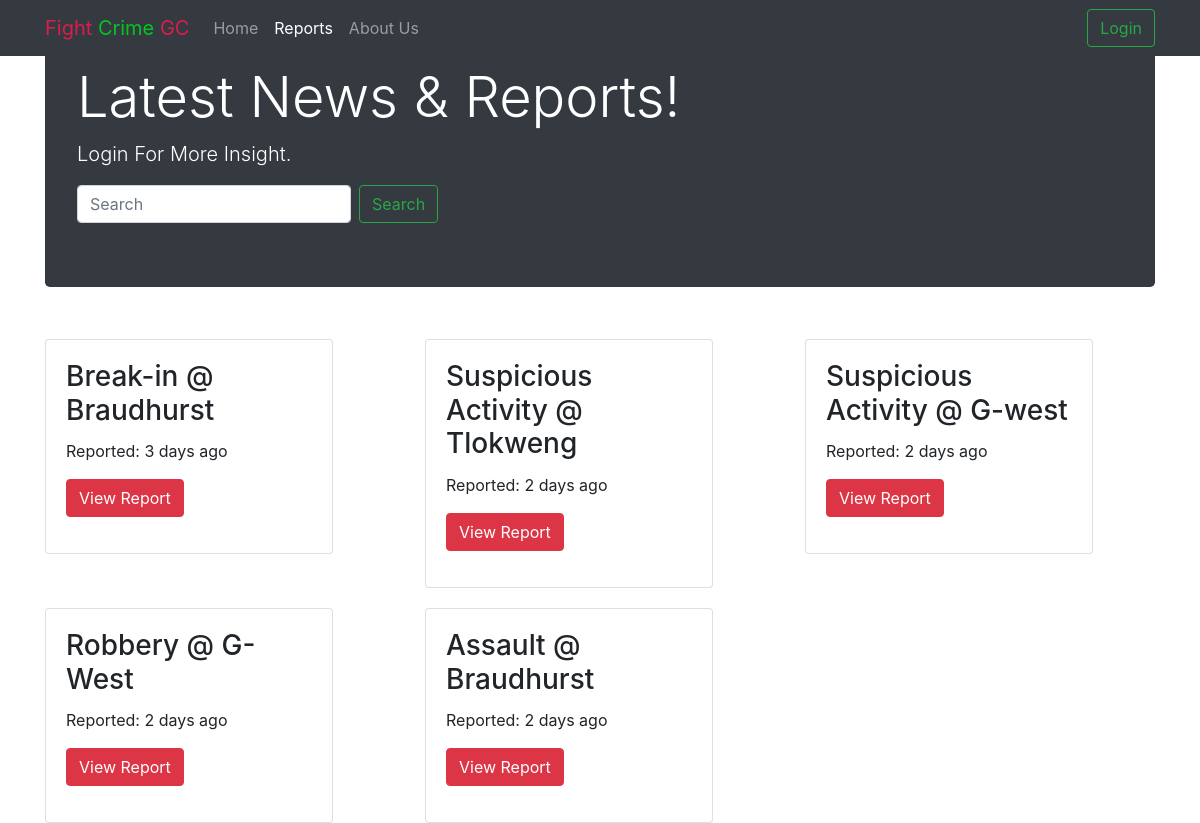
The app's page /reports.php with its own data.
### tables this page shows
CREATE TABLE `reports` (
  `id` int(255) NOT NULL,
  `title` varchar(191) NOT NULL,
  `member_id` int(191) DEFAULT NULL,
  `username` varchar(255) NOT NULL,
  `description` text NOT NULL,
  `location` varchar(255) NOT NULL,
  `address` varchar(255) NOT NULL,
  `number` int(255) NOT NULL,
  `date_reported` timestamp NOT NULL DEFAULT CURRENT_TIMESTAMP
);

### reports.php (the view, shortened to what this page needs)
<html lang="en">
<head>
        <link rel="stylesheet" href="https://stackpath.bootstrapcdn.com/bootstrap/4.3.1/css/bootstrap.min.css">
</head>
<body>
      <nav class="navbar navbar-expand-md navbar-dark fixed-top bg-dark">
        <div class="container">
        <a class="navbar-brand" href="index.php"><span style="color:rgb(219, 29, 76)">Fight</span> <span
                style="color:rgb(0, 199, 30)">Crime</span> <span style="color:rgb(219, 29, 76)">GC</span></a>
        <div class="collapse navbar-collapse" id="navbarCollapse">
            <ul class="navbar-nav mr-auto">
                <li class="nav-item">
                    <a class="nav-link" href="index.php">Home </a>
                </li>
                <li class="nav-item active">
                    <a class="nav-link" href="reports.php">Reports <span class="sr-only">(current)</span></a>
                </li>
                <li class="nav-item">
                    <a class="nav-link" href="about.php">About Us</a>
                </li>
                        </ul>
                        <?php if(isset($_SESSION['ID'])){
                echo "<form method='GET' action="."'includes/logout.inc.php'>";
                echo "<button class='btn btn-outline-success my-2 my-sm-0' type="."'submit'"." name='logout'> Log Out </button> ";
                echo "</form>";
                }else{
                echo "<button class='btn btn-outline-success my-2 my-sm-0' data-toggle="."'modal' data-target="."'#exampleModal'>"."Login</button>";
                }?>
        </div>
        </div>
    </nav>
    <section class="container">
    <div class="jumbotron" style="background-color:#343A40">
  <h1 class="display-4" style="color:white">Latest News &amp; Reports!</h1>
  <p class="lead" style="color:white">Login For More Insight.</p>
  <form class="form-inline my-2 my-lg-0" action="includes/search.process.php" method="get">
      <input class="form-control mr-sm-2" name="search-input" type="search" placeholder="Search" aria-label="Search">
      <button class="btn btn-outline-success my-2 my-sm-0" name="search" type="submit">Search</button>
    </form>
</div>
    </section>
    <section>
            <div class="container">
            <div class="row">
                <?php
                    if(isset($_GET['search'])){
                        require 'includes/dbh.inc.php';
                    $search = $_GET['value'];
                    $sql = "SELECT * FROM reports WHERE location LIKE '$search%' ";
                    $result = $con->query($sql);
                    function time_elapsed_string($datetime, $full = false) {
                        $now = new DateTime;
                        $ago = new DateTime($datetime);
                        $diff = $now->diff($ago);
                        $diff->w = floor($diff->d / 7);
                        $diff->d -= $diff->w * 7;
                        $string = array(
                            'y' => 'year',
                            'm' => 'month',
                            'w' => 'week',
                            'd' => 'day',
                            'h' => 'hour',
                            'i' => 'minute',
                            's' => 'second',
                        );
                        foreach ($string as $k => &$v) {
                            if ($diff->$k) {
                                $v = $diff->$k . ' ' . $v . ($diff->$k > 1 ? 's' : '');
                            } else {
                                unset($string[$k]);
                            }
                        }
                        if (!$full) $string = array_slice($string, 0, 1);
                        return $string ? implode(', ', $string) . ' ago' : 'just now';
                    }
                    if ($result->num_rows > 0) {
                        while($row = $result->fetch_assoc()) {
                            $time = $row['date_reported'];
                            $date_reported =  time_elapsed_string($time);
                            echo '<div class="col-md-12 col-lg-4">
                            <div class="card" style="width: 18rem;">
                            <div class="card-body">
                              <h3 class="card-title">'.$row["title"].' @ '.$row['location'].'</h3>
                              <p>Reported: '.$date_reported.' </p>
                              <form method="get" action="includes/readmore.process.inc.php">
                              <input type="hidden" value="'.$row['id'].'" name="post-id">
                              <button type="submit" class="btn btn-danger" name="id" id="'.$row['id'].'"  >View Report</button>
                              </form>
                            </div>
                          </div>
                            </div>';
                        }
                    } else {
                        echo "0 results";
                    }
                    $con->close();
                    }else{
                        require 'includes/dbh.inc.php';
                    $sql = "SELECT * FROM reports";
                    $result = $con->query($sql);
                    function time_elapsed_string($datetime, $full = false) {
                        $now = new DateTime;
                        $ago = new DateTime($datetime);
                        $diff = $now->diff($ago);
                        $diff->w = floor($diff->d / 7);
                        $diff->d -= $diff->w * 7;
                        $string = array(
                            'y' => 'year',
                            'm' => 'month',
                            'w' => 'week',
                            'd' => 'day',
                            'h' => 'hour',
                            'i' => 'minute',
                            's' => 'second',
                        );
                        foreach ($string as $k => &$v) {
                            if ($diff->$k) {
                                $v = $diff->$k . ' ' . $v . ($diff->$k > 1 ? 's' : '');
                            } else {
                                unset($string[$k]);
                            }
                        }
                        if (!$full) $string = array_slice($string, 0, 1);
                        return $string ? implode(', ', $string) . ' ago' : 'just now';
                    }
                    if ($result->num_rows > 0) {
                        while($row = $result->fetch_assoc()) {
                            $time = $row['date_reported'];
                            $date_reported =  time_elapsed_string($time);
                            echo '<div class="col-md-12 col-lg-4" style="margin-top:20px">
                            <div class="card" style="width: 18rem;">
                            <div class="card-body">
                              <h3 class="card-title">'.$row["title"].' @ '.$row['location'].'</h3>
                              <p>Reported: '.$date_reported.' </p>
                              <form method="get" action="includes/readmore.process.inc.php">
                              <input type="hidden" value="'.$row['id'].'" name="post-id">
                              <button type="submit" class="btn btn-danger" name="id" id="'.$row['id'].'"  >View Report</button>
                              </form>
                            </div>
                          </div>
                            </div>';
                        }
                    } else {
                        echo "0 results";
                    }
                    }
                ?>
            </div>
            </div>
    </section>
</body>
</html>

### records on screen
reports: title "Break-in", location "Braudhurst", date_reported "3 days ago"
reports: title "Suspicious Activity", location "Tlokweng", date_reported "2 days ago"
reports: title "Suspicious Activity", location "G-west", date_reported "2 days ago"
reports: title "Robbery", location "G-West", date_reported "2 days ago"
reports: title "Assault", location "Braudhurst", date_reported "2 days ago"
